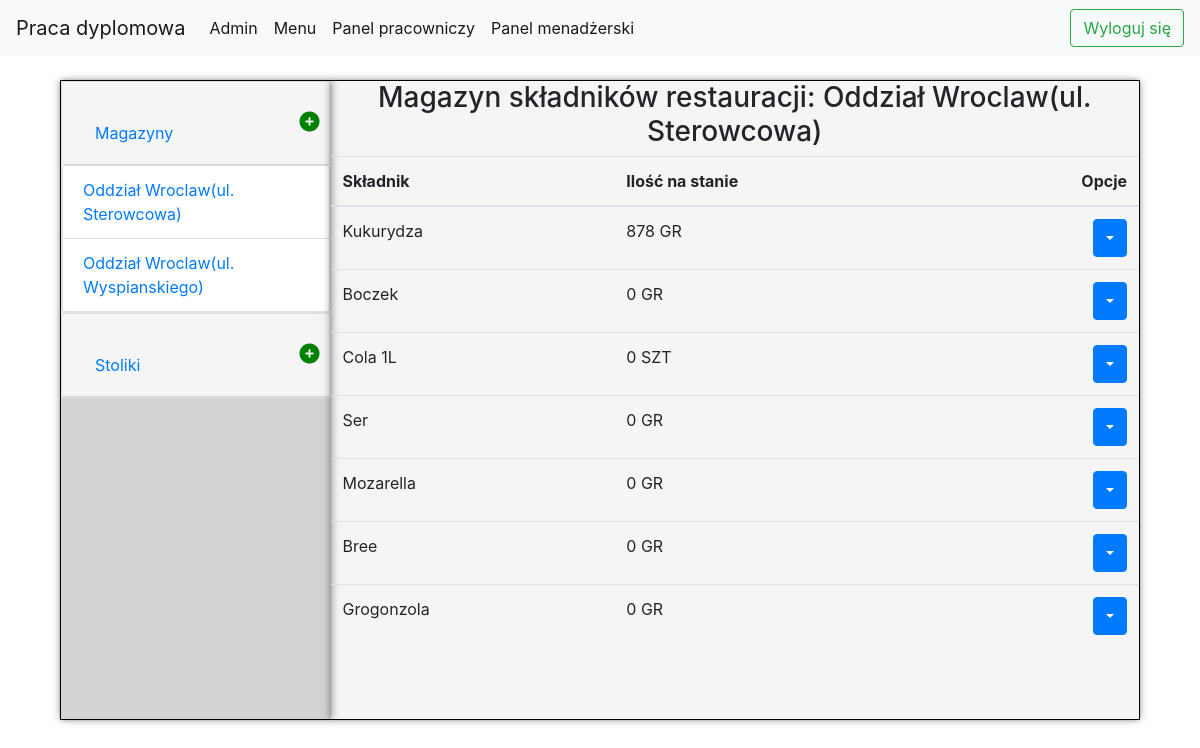
Page /manage_restaurants/M/1/ (signed in) on the earlier database version.
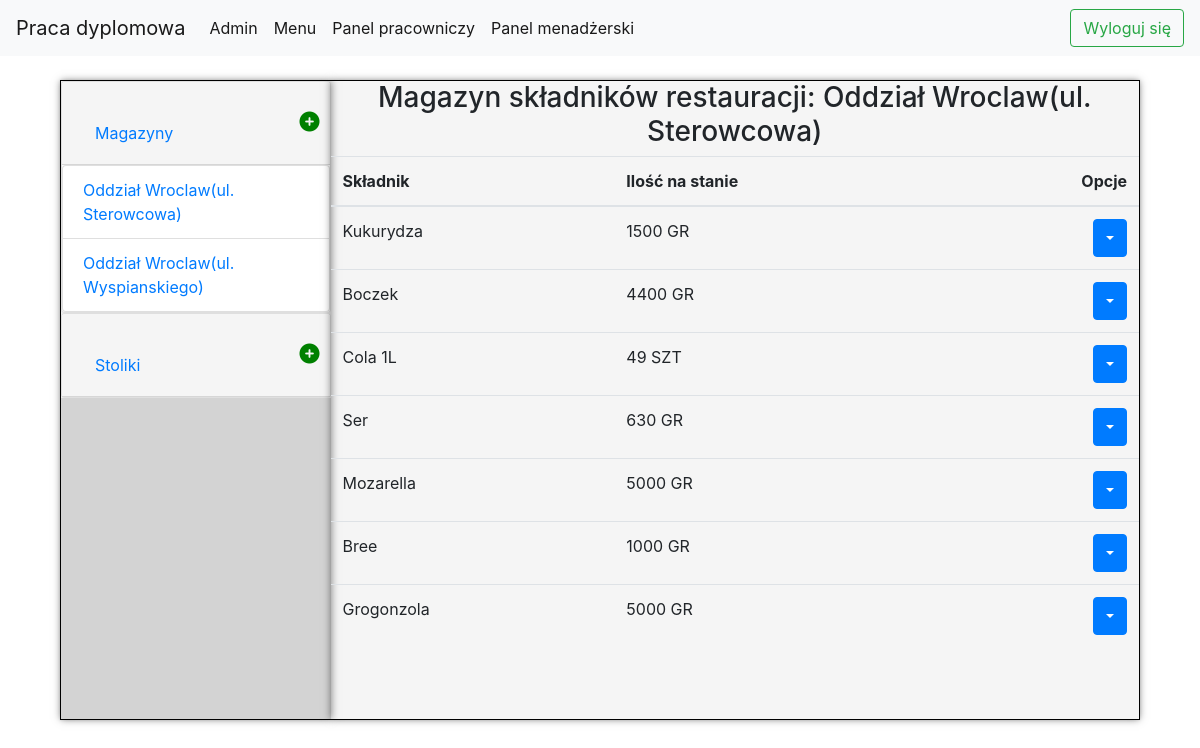
Same page on the later database version.
### restaurantApp/models.py (models this page shows, shortened)
class Storage(models.Model):
    restaurant = models.ForeignKey(Restaurant, on_delete=models.CASCADE, blank=True, null=True)
    ingredient = models.ForeignKey(Ingredient, on_delete=models.CASCADE)
    quantity = models.IntegerField()

class Ingredient(models.Model):
    name = models.CharField(max_length=100)
    QUANTITY_TYPES = (
        ('GR', 'Gramy'),
        ('SZT', 'Sztuki')
    )
    quantity_type = models.CharField(max_length=3, choices=QUANTITY_TYPES, default='GR')
    INGREDIENT_TYPES = (
        ('ND', 'NOT DEFINED'),
        ('S', 'Ser'),
        ('M', 'Mięso'),
        ('W', 'Warzywo'),
        ('N', 'Napój'),
    )
    ingredient_type = models.CharField(max_length=3, choices=INGREDIENT_TYPES, default='ND')

### restaurantApp/views.py (the view)
    def _wrapped_view_func(request, *args, **kwargs):
        if request.user.employee.position != "M":
            return HttpResponse('Nie posiadasz uprawnień')
        else:
            return view_func(request, *args, **kwargs)

### restaurantApp/models.py (called while the page is built)
    def __str__(self):
        return f"Oddział {self.address.city}(ul. {self.address.street_name})"

### restaurantApp/views.py (called while the page is built, shortened)
def manager_required(view_func):
    def _wrapped_view_func(request, *args, **kwargs):
        if request.user.employee.position != "M":
            return HttpResponse('Nie posiadasz uprawnień')
        else:
            return view_func(request, *args, **kwargs)
    return _wrapped_view_func

@login_required
@manager_required
def manage_restaurants(request, type, id=0):
    restaurants = Restaurant.objects.all()
    if type == "M":
        if id != 0:
            restaurant = Restaurant.objects.get(id=id)
            storage = Storage.objects.filter(restaurant=restaurant)
            return render(request, "restaurantApp/manage_restaurants.html",
                          {"restaurants": restaurants, "restaurant": restaurant, "storage": storage})
    return render(request, "restaurantApp/manage_restaurants.html",
                  {"restaurants": restaurants})

### templates/restaurantApp/manage_restaurants.html (shortened to what this page needs)
<!DOCTYPE html>
{% extends "restaurantApp/base.html" %}
{% load static %}
{% block css_block %}
    <link rel="stylesheet" href="{% static 'css/products_group.css' %}">
    <link rel="stylesheet" href="{% static 'css/control_panel.css' %}">
    <link rel="stylesheet" href="{% static 'css/accordion.css' %}">
{% endblock %}
{% block body_block %}
    <div class="main-window">
    <div class="option-windows">
    <div id="accordion">
        <div class="card">
            <div class="card-header" id="headingOne">
                <h5 class="mb-0">
                    <button class="btn btn-link" data-toggle="collapse" data-target="#collapseOne"
                            aria-expanded="true" aria-controls="collapseOne">
                        Magazyny
                    </button>
                    <a href="{% url "restaurantApp:create_restaurant" %}"><i
                            class="addSign fas fa-plus-circle"></i></a>
                </h5>
            </div>
            {% if storage %}
                <div id="collapseOne" class="collapse show" aria-labelledby="headingOne" data-parent="#accordion">
            {% else %}
                <div id="collapseOne" class="collapse" aria-labelledby="headingOne" data-parent="#accordion">
            {% endif %}
            <div class="card-body">
                <ul class="list-group">
                    {% for restuarant in restaurants %}
                        <li class="list-group-item">
                            <a href="{% url "restaurantApp:manage_restaurants" "M" restuarant.id %}">{{ restuarant }}</a>
                        </li>
                    {% endfor %}
                </ul>
            </div>
            </div>
            </div>
            <div class="card">
                <div class="card-header" id="headingTwo">
                    <h5 class="mb-0">
                        <button class="btn btn-link" data-toggle="collapse" data-target="#collapseTwo"
                                aria-expanded="true" aria-controls="collapseOne">
                            <a href="{% url "restaurantApp:add_table" %}"><i
                                    class="addSign fas fa-plus-circle"></i></a>
                            Stoliki
                        </button>
                    </h5>
                </div>
                </div>
            </div>
        </div>
        <div class="view-window">
            {% if storage %}
                <h3 class="table-header">Magazyn składników restauracji: {{ restaurant }}</h3>
                <table class="table">
                    <thead>
                    <tr>
                        <th scope="col">Składnik</th>
                        <th scope="col">Ilość na stanie</th>
                        <th  class="right-align" scope="col">Opcje</th>
                    </tr>
                    </thead>
                    <tbody>
                    {% for element in storage %}
                        <tr>
                            <td>{{ element.ingredient.name }}</td>
                            <td>{{ element.quantity }} {{ element.ingredient.quantity_type }}</td>
                            <td class="right-align">
                                <div class="btn-group">
                                    <button type="button" class="btn btn-primary dropdown-toggle" data-toggle="dropdown"
                                            aria-haspopup="true" aria-expanded="false"></button>
                                </div>
                            </td>
                        </tr>
                    {% endfor %}
                    </tbody>
                </table>
            {% endif %}
        </div>
    </div>
{% endblock %}

Differences in the rows shown:
changed Storage "Kukurydza": quantity "878" → "1500"
changed Storage "Boczek": quantity "0" → "4400"
changed Storage "Cola 1L": quantity "0" → "49"
changed Storage "Ser": quantity "0" → "630"
changed Storage "Mozarella": quantity "0" → "5000"
changed Storage "Bree": quantity "0" → "1000"
changed Storage "Grogonzola": quantity "0" → "5000"
